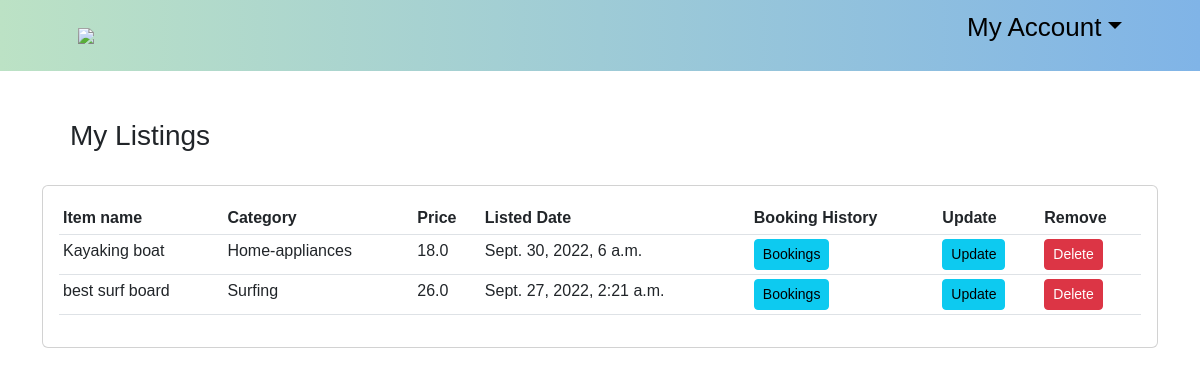
/my-items/2/ (signed in), run on an earlier commit of the app's database.
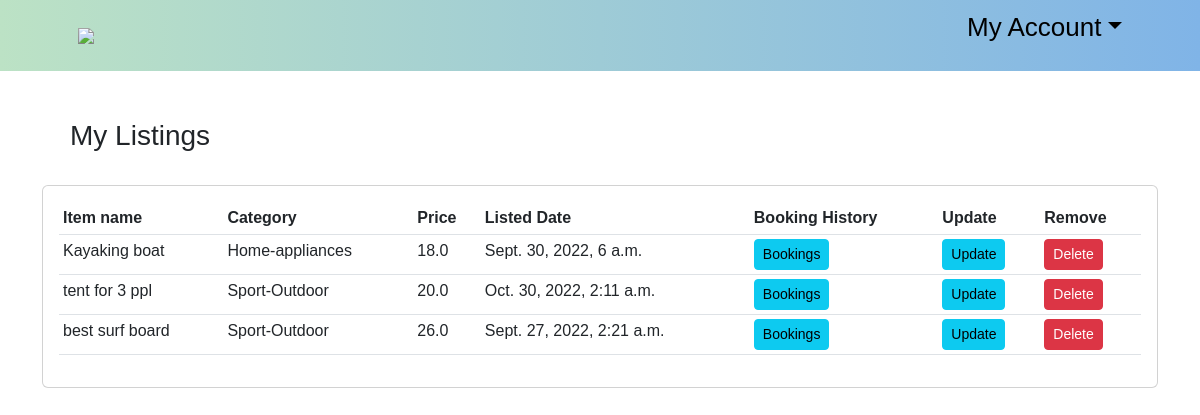
And on a later commit of the database.
### ecommerce/models.py (models this page shows, shortened)
class Product(models.Model):
    CATEGORY = (
                ('Sport-Outdoor', 'Sport & Outdoor'),
                ('Drones-cameras', 'Drones & cameras'),
                ('Electronics', 'Electronics'),
                ('Home-appliances', 'Home appliances'),
                ('Musical-equipments', 'Musical equipments'),
                ('Accessories','Accessories'),
                )
    customer = models.ForeignKey(Customer, null=True, on_delete=models.SET_NULL)
    name = models.CharField(max_length=200, null=True)
    price = models.FloatField(null=True)
    category = models.CharField(max_length=200, null=True,choices=CATEGORY)
    description = models.CharField(max_length=200, null=True, blank=True)
    date_created= models.DateTimeField(auto_now_add=True, null=True)
    available_from = models.DateTimeField(null=True)
    available_to = models.DateTimeField(null=True)
    item_pic = models.ImageField( null=True)
    item_pic_2 = models.ImageField(null=True, blank=True)
    item_pic_3 = models.ImageField(null=True, blank=True)
    item_pic_4 = models.ImageField(null=True, blank=True)

### ecommerce/views.py (the view)
# urls.py: path('my-items/<str:pk>/', views.myitem, name='myitem'),
@login_required(login_url='login')
def myitem(request, pk):
    customer = Customer.objects.get(id=pk)
    form = ProductForm(instance=customer)
    products = Product.objects.all()
    context = {'form':form, 'customer':customer,'products':products}
    return render(request, 'my_item.html', context)

### templates/my_item.html
<!DOCTYPE html>
{% extends 'old/main.html' %}
{% load static%}
{% load crispy_forms_tags %}
	{% block content %}
			<br><br><h3>&emsp;My Listings </h3><br>
			<div class="card card-body" style="overflow-y:auto; ">
				<table class="table table-sm">
					<tr>
						<th>Item name</th>
						<th>Category</th>
						<th>Price</th>
						<th>Listed Date</th>
						<th>Booking History</th>
						<th>Update</th>
						<th>Remove</th>
					</tr>
					{% for i in products %}
						{% if i.customer == request.user.customer %}
							<tr>
								<td>{{ i.name }}</td>
								<td>{{ i.category }}</td>
								<td>{{ i.price }}</td>
								<td>{{ i.available_to }}</td>
								<td><a  class = "btn btn-sm btn-info" href="{%url 'mybookeditems' i.id  %}">Bookings</a></td>
								<td><a  class = "btn btn-sm btn-info" href="{% url 'updateitem' i.id%}">Update</a></td>
								<td><a  class = "btn btn-sm btn-danger" href="#">Delete</a></td>
							</tr>
						{%endif%}
					{% endfor %}
				</table>
			</div>
	{% endblock content %}

What changed in the data, as far as the page shows it:
now on this page (row edited): Product: name "tent for 3 ppl", category "Sport-Outdoor", price "20.0", available_to "Oct. 30, 2022, 2:11 a.m."
changed Product "best surf board": category "Surfing" → "Sport-Outdoor"
